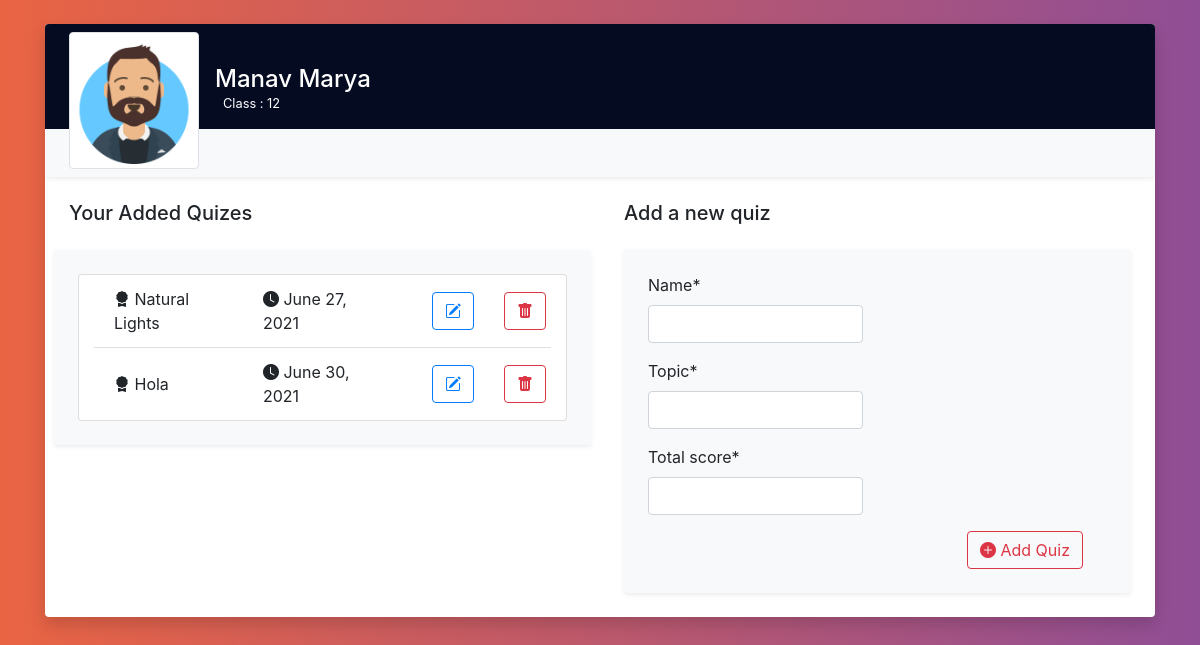
/profile/ (signed in), run on the app's committed database.
### users/models.py (models this page shows, shortened)
class User(AbstractBaseUser, PermissionsMixin):
    name = models.CharField(max_length=100)
    email = models.EmailField(verbose_name="Email Address", max_length=255, unique=True)
    is_staff = models.BooleanField(default=False)
    is_superuser = models.BooleanField(default=False)
    class_name = models.IntegerField(null=True, validators=[MaxValueValidator(13, minmax_error), MinValueValidator(0, minmax_error)])
    teachers = models.ForeignKey(AUTH_USER_MODEL, on_delete=models.CASCADE, limit_choices_to={'is_staff': True}, null=True)
    objects = UserManager()
    USERNAME_FIELD = 'email'
    REQUIRED_FIELDS = ['name']
    def get_quizes(self):
        return self.quiz_set.all()

### quizes/models.py (models this page shows, shortened)
class Quiz(models.Model):
    name = models.CharField(max_length=100)
    topic = models.CharField(max_length=30)
    total_score = models.FloatField()
    creator = models.ForeignKey(AUTH_USER_MODEL, on_delete=models.CASCADE, limit_choices_to={'is_staff': True})
    date_added = models.DateField(auto_now_add=True)

### users/views.py (the view)
# urls.py: path('profile/', view_profile, name='view_profile'),
def view_profile(request):
    prof_user = request.user
    if request.method == "POST":
        form = NewQuizForm(request.POST)
        if form.is_valid():
            quiz = form.save(request)
            print(quiz.pk)
            return redirect('/quizes/'+ str(quiz.pk) + '/edit')
        else:
            print(form.errors)
            messages.error(request, "Unsuccessful! Invalid information.")
    else:
        form = NewQuizForm
        if request.user.is_staff:
            return render(request=request, template_name="teacher_profile.html", context={'quiz_form':form, 'user': prof_user})
        else:
            return render(request=request, template_name="student_profile.html", context={'user': prof_user})

### users/templates/teacher_profile.html (shortened to what this page needs)
{% extends 'base.html' %}
{% load static %}
{% load crispy_forms_tags %}
{% block header %}
        {% if user.is_authenticated %}
            <div class="container-fluid">
                <div class="media align-items-end profile-head row cover px-4 pt-2">
                    <div class="profile mr-3 mb-n5"><img src="{% static 'images/avatar_teach_m.png' %}" alt="..." width="130" class="rounded mb-2 img-thumbnail"></div>
                    <div class="media-body mb-0 text-white">
                        <h4 class="mt-0 mb-0">{{ user.name }}</h4>
                        <p class="small"> Class : {{ user.class_name }} </p>
                    </div>
                </div>
                <div class="p-4 rounded shadow-sm bg-light row">
                </div>
            </div>
        {% endif %}
{% endblock %}
{% block content %}
        {% if user.is_authenticated %}
           <div class="container-fluid">
             <div class="row">
                <div class="col-md-6 col-xs-12 p-4">
                    <div class="row mb-4">
                    <div class="col-md-6 col-xs-12">
                        <h5 class="mb-0 d-inline">Your Added Quizes</h5>
                    </div>
                    <div class="col-md-6 col-xs-12">
                    </div>
                    </div>
                <div class="p-4 rounded shadow-sm bg-light row">
                    <div class="card col-xs=12 col-md-12">
                    <ul class="list-group list-group-flush">
                    {% for quiz in user.get_quizes %}
                        <li class="list-group-item holder">
                        <div class="row align-items-center">
                            <div class="col-md-4 col-xs-4">
                            <i class="bi-award-fill"></i> {{ quiz.name }}
                            </div>
                            <div class="col-md-4 col-xs-4">
                            <i class="bi-clock-fill"></i> {{ quiz.date_added }}
                            </div>
                            <div class="col-md=4 col-xs-4 row ml-auto">
                                <div class="col-md-6 col-xs-6">
                                <form class="edit_quiz" action="../quizes/{{ quiz.pk }}/edit" method="get">
                                    <button type="submit" class="btn btn-outline-primary"><i class="bi-pencil-square"></i></button>
                                </form>
                                </div>
                                <div class="col-md-6 col-xs-6">
                                <form class="delete_quiz">
                                    <button type="submit" class="btn btn-outline-danger"><i class="bi-trash-fill"></i></button>
                                </form>
                                </div>
                            </div>
                        </div>
                        </li>
                    {% endfor %}
                    </ul>
                    </div>
                </div>
                </div>
                <div class="col-md-6 col-xs-12 p-4">
                <h5 class="mb-4">Add a new quiz</h5>
                <form method="post" class="p-4 rounded shadow-sm bg-light add_quiz">
                {% for field in quiz_form %}
                    <div class="row">
			            <div class="col-6">
    	                {{ field|as_crispy_field }}
      		            </div>
		            </div>
                {% endfor %}
                <div>
                <div class="d-flex justify-content-end">
                    <div>
                <button type="submit" class="btn btn-outline-danger mr-4"><i class="bi-plus-circle-fill"></i> Add Quiz</button>
                    </div>
                </div>
                </div>
                </form>
                </div>
            </div>
            </div>
           </div>
        {% endif %}
{% endblock %}

### static/style.css (style rules this page uses)
.cover { background: rgb(5,12,34); background-size: cover; background-repeat: no-repeat }
body { background: #654ea3; background: linear-gradient(to right, #e96443, #904e95); min-height: 100vh; overflow-x: hidden }

### data on the page
User: name "Manav Marya", class_name "12"
Quiz: name "Natural Lights", date_added "June 27, 2021"
Quiz: name "Hola", date_added "June 30, 2021"
